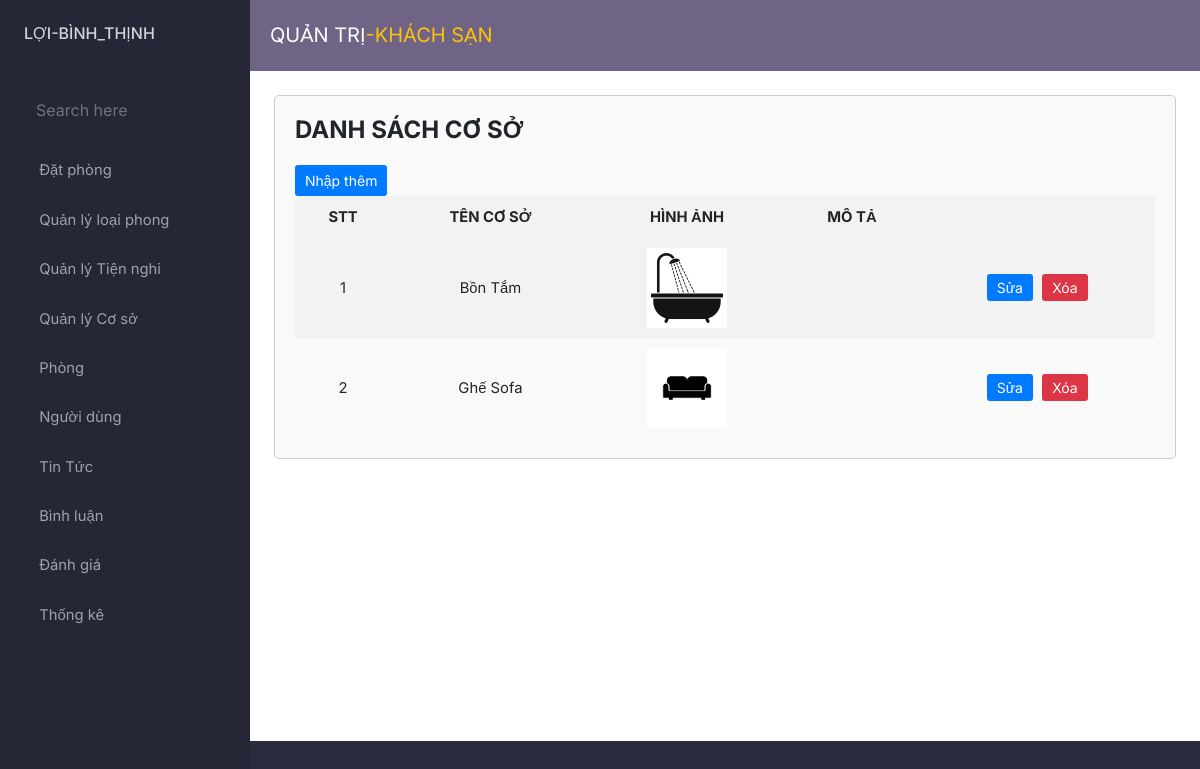
The app's page /admin/index.php?act=danhs_coso with its own data.
### tables this page shows
CREATE TABLE `co_so` (
  `id` int(11) NOT NULL,
  `ten_coso` varchar(255) DEFAULT NULL,
  `hinh` varchar(255) DEFAULT NULL,
  `mo_ta` text DEFAULT NULL
);

### model/pdo.php (called while the page is built, shortened)
<?php
function pdo_get_connection()
{
    $dburl = "mysql:host=localhost;dbname=du_an_1;charset=utf8";
    $username = 'root';
    $password = '';
    $conn = new PDO($dburl, $username, $password);
    $conn->setAttribute(PDO::ATTR_ERRMODE, PDO::ERRMODE_EXCEPTION);
    return $conn;
}
function pdo_query($sql)
{
    $sql_args = array_slice(func_get_args(), 1);
    try {
        $conn = pdo_get_connection();
        $stmt = $conn->prepare($sql);
        $stmt->execute($sql_args);
        $rows = $stmt->fetchAll();
        return $rows;
    } catch (PDOException $e) {
        throw $e;
    } finally {
        unset($conn);
    }
}

### model/coso.php (called while the page is built, shortened)
<?php
function list_coso()
{
    $sql = "SELECT * FROM co_so order by id desc ";
    $result = pdo_query($sql);
    return $result;
}

### admin/coso/danhsachcoso.php (the view)
<div class="form-container1">
    <h1 class="admin__list-title">DANH SÁCH CƠ SỞ</h1>
    <div class="admin__list-buttons">
        <a href="index.php?act=themcoso" class="admin__button-link"><input type="button" value="Nhập thêm" class="admin__button"></a>
    </div>
    <div class="admin__list-table">
        <?php if (!empty($result)) : ?>
            <table class="admin__table">
                <tr>
                    <th>STT</th>
                    <th>TÊN CƠ SỞ</th>
                    <th>HÌNH ẢNH</th>
                    <th>MÔ TẢ</th>
                    <th></th>
                </tr>
                <?php $soThuTu = 1; ?>
                <?php foreach ($result as $coso) {
                    extract($coso);
                    $sua_coso = "index.php?act=sua_coso&id=" . $coso["id"];
                    $xoa_coso = "index.php?act=xoa_coso&id=" . $coso["id"];
                    if (is_file("../upload/" . $hinh)) {
                        $hinhxuat = "<img src='../upload/" . $hinh . "' width='80'>";
                    } else {
                        $hinhxuat = "no photo";
                    }
                ?>
                    <tr>
                        <td><?php echo $soThuTu; ?></td>
                        <td><?php echo $coso['ten_coso']; ?></td>
                        <td><?php echo $hinhxuat; ?></td>
                        <td class="mota"><?php echo $coso['mo_ta']; ?></td>
                        <td>
                            <a href="<?php echo $sua_coso; ?>" class="admin__edit-button">Sửa</a>
                            <a href="<?php echo $xoa_coso; ?>" class="admin__delete-button">Xóa</a>
                        </td>
                    </tr>
                    <?php $soThuTu++; ?>
                <?php } ?>
            </table>
        <?php else : ?>
            <p>Không có dữ liệu cơ sở.</p>
        <?php endif; ?>
    </div>
</div>

### admin/css/style.css (style rules this page uses)
:root { --dk-gray-100: #F3F4F6; --dk-gray-200: #E5E7EB; --dk-gray-300: #D1D5DB; --dk-gray-400: #9CA3AF; --dk-gray-500: #6B7280; --dk-gray-600: #4B5563; --dk-gray-700: #374151; --dk-gray-800: #1F2937; --dk-gray-900: #111827; --dk-dark-bg: #313348; --dk-darker-bg: #2a2b3d; --navbar-bg-color: #6f6486; --sidebar-bg-color: #252636; --sidebar-width: 250px; }
* { margin: 0; padding: 0; box-sizing: border-box; }
body { font-family: 'Inter', sans-serif; background-color: var(--dk-darker-bg); font-size: .925rem; }

### admin/css/from.css (style rules this page uses)
.form-container1 { max-width: 2000px; margin: 0 auto; padding: 20px; border: 1px solid #ccc; border-radius: 5px; background-color: #f9f9f9; }
.admin__list-title { font-size: 24px; font-weight: bold; margin-bottom: 20px; }
.admin__table { width: 100%; border-collapse: collapse; }
.admin__table th { font-weight: bold; padding: 10px; text-align: center; background-color: #f2f2f2; }
.admin__table tr:nth-child(even) { background-color: #f2f2f2; }
.admin__table td { padding: 10px; text-align: center; }
.admin__button { padding: 5px 10px; margin-right: 10px; background-color: #007bff; color: #fff; border: none; border-radius: 3px; cursor: pointer; font-size: 14px; }
.admin__button-link { text-decoration: none; }
.admin__list-buttons { margin-top: 10px; }
.admin__edit-button { padding: 5px 10px; background-color: #007bff; color: #fff; border: none; border-radius: 3px; cursor: pointer; text-decoration: none; font-size: 14px; margin-right: 5px; }
.admin__delete-button { padding: 5px 10px; background-color: #dc3545; color: #fff; border: none; border-radius: 3px; cursor: pointer; text-decoration: none; font-size: 14px; }
.mota { max-width: 550px; }

### records on screen
co_so: ten_coso "Bồn Tắm", hinh (picture)
co_so: ten_coso "Ghế Sofa", hinh (picture)
